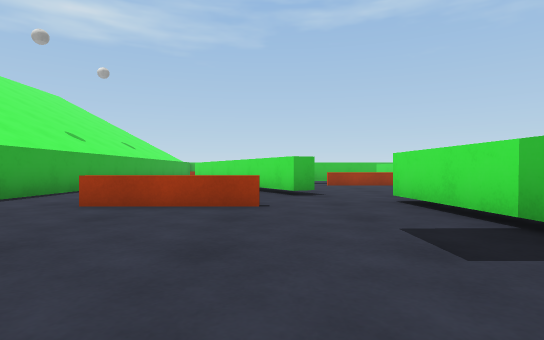
View 1 (above)

24 first-person views from a walk through a Unity game level. The camera is 0.51 m above the floor, looks level and sees 80° across. The floor is counted in squares, 1 m on a side. Each view is taken from the middle of a square. On the plan, view 1 faces up. The plan holds only what a view shows up to about 9 squares ahead; the rest is blank. The place goes on beyond the plan. The player character is not drawn. Surface patterns are stand-ins for the level's own textures.

View 2
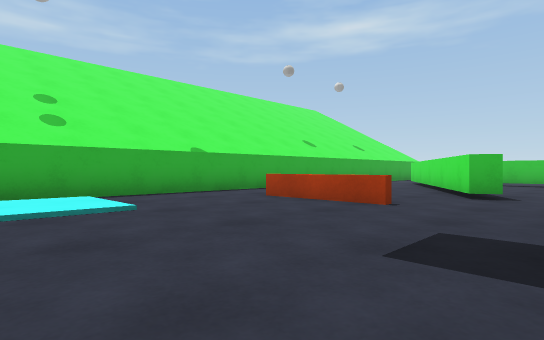

View 3
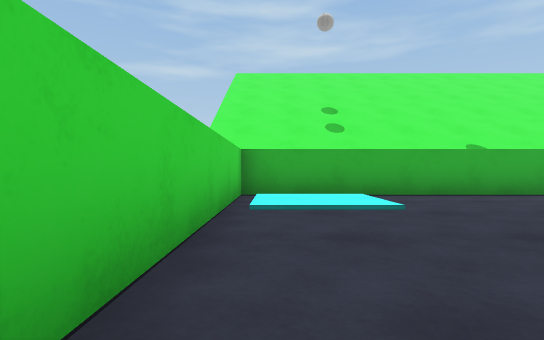

View 4
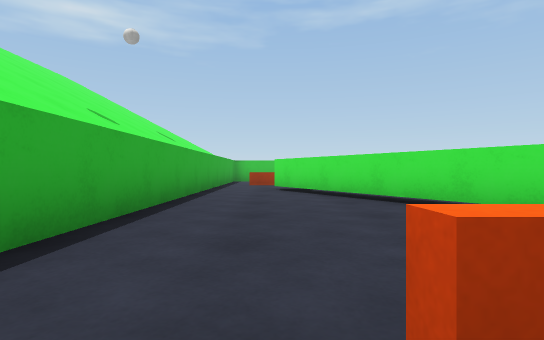

View 5
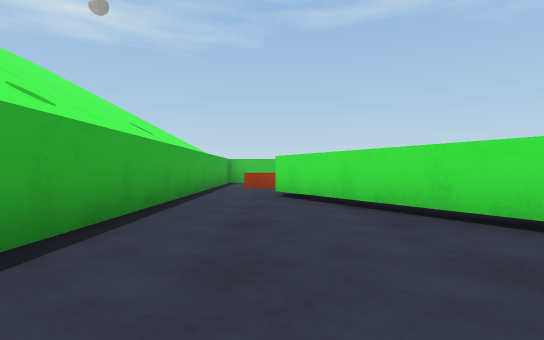

View 6
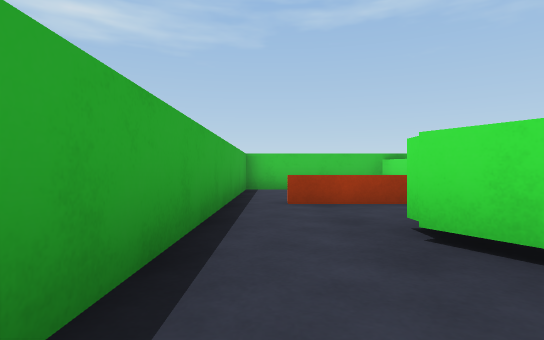

View 7
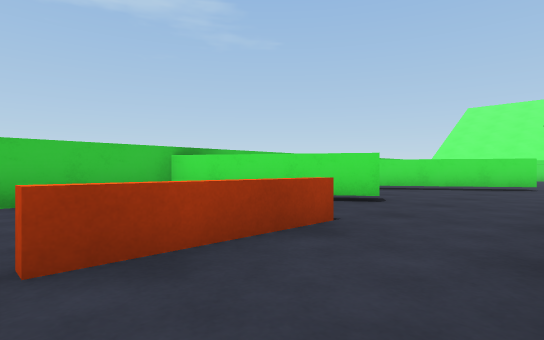

View 8
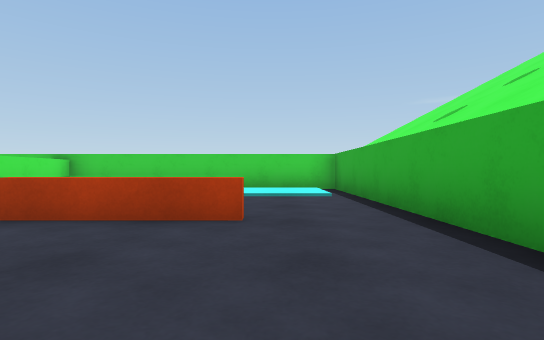

View 9
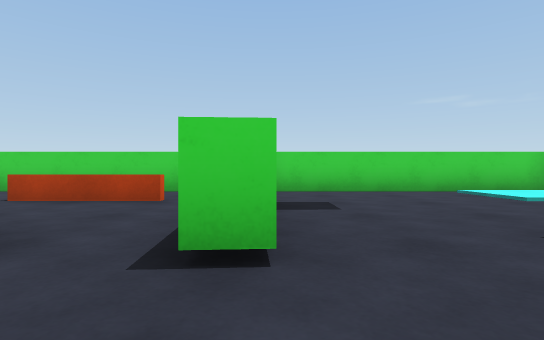

View 10
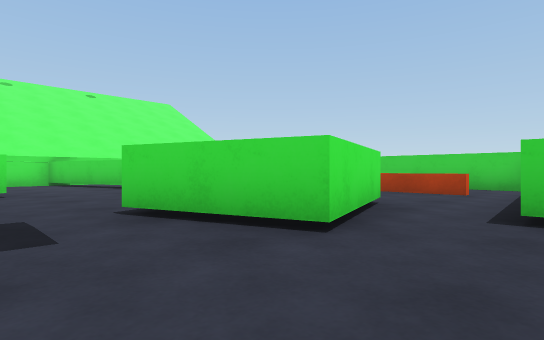

View 11
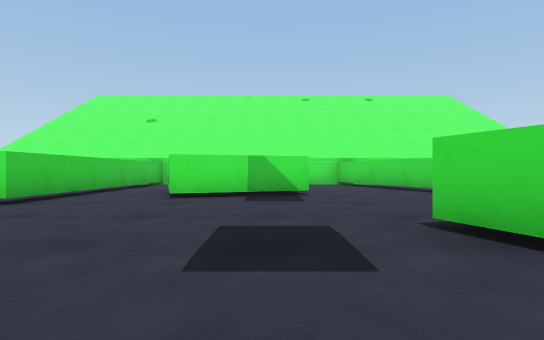

View 12
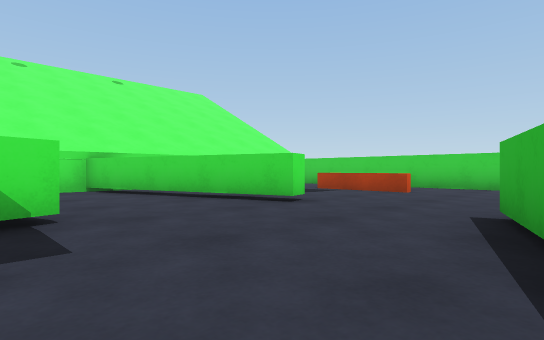

View 13
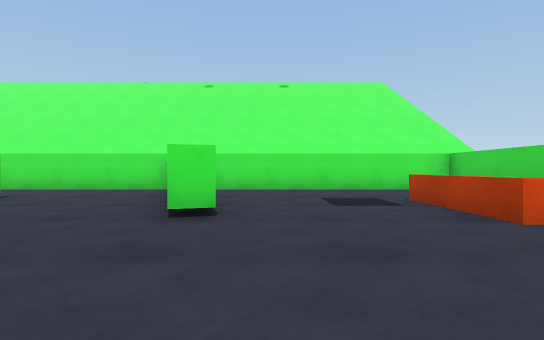

View 14
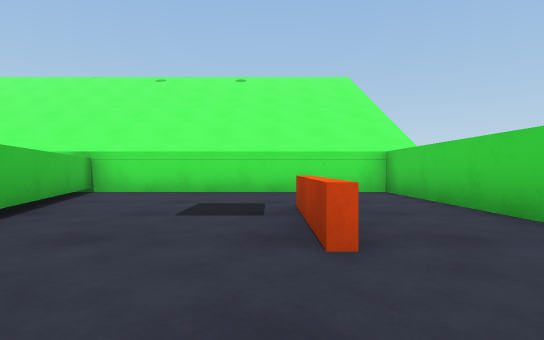

View 15
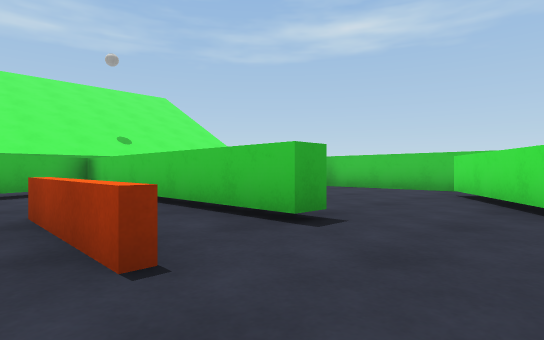

View 16
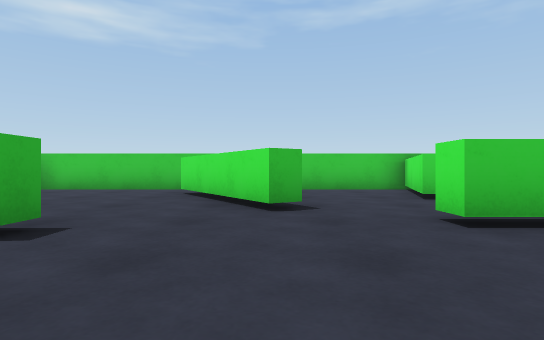

View 17
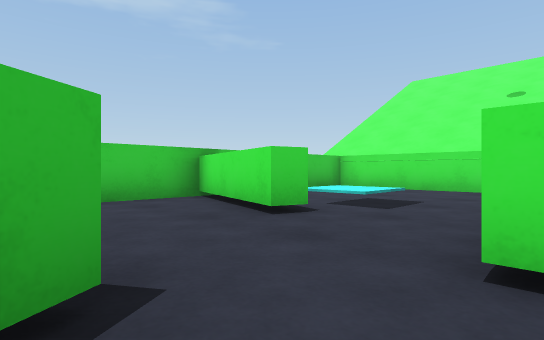

View 18
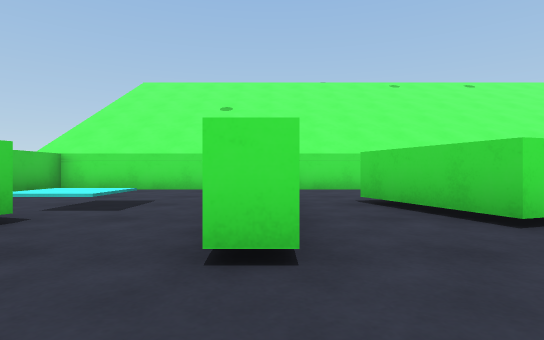

View 19
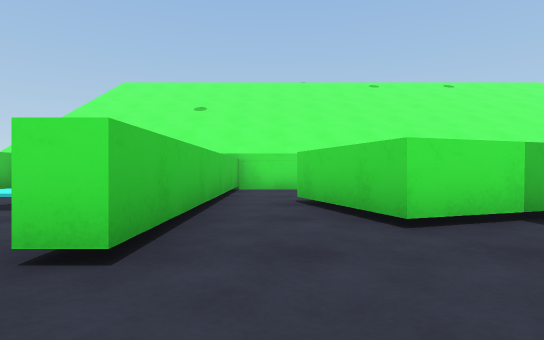

View 20
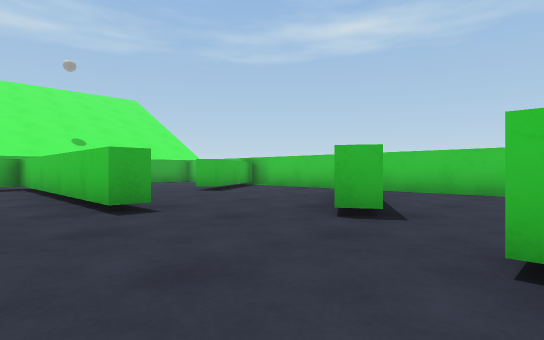

View 21
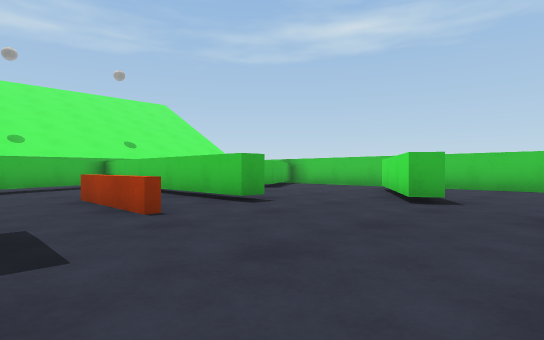

View 22
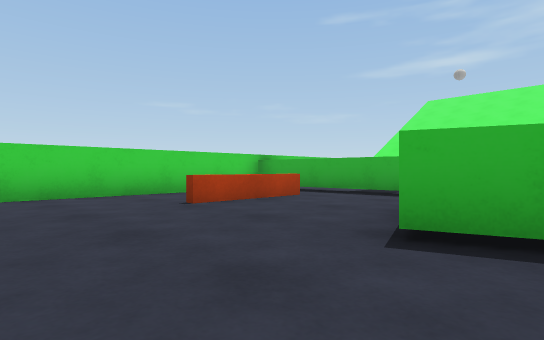

View 23
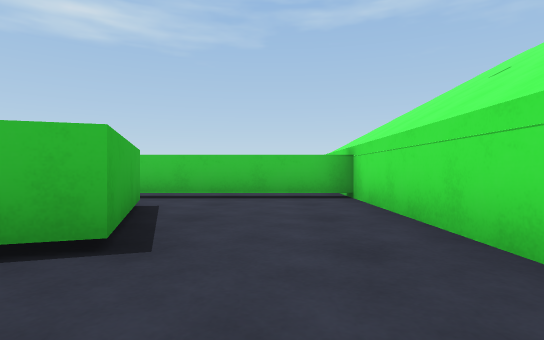

View 24
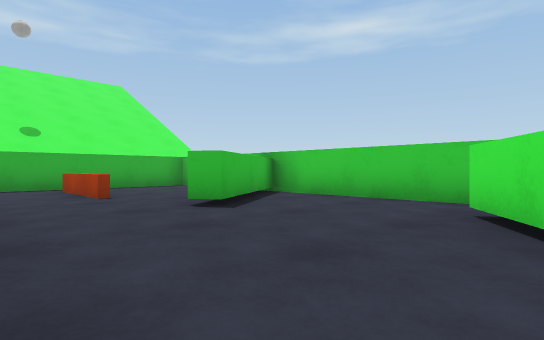

### Floor plan
Key: @ floor where view 1 was taken; # wall or solid block; . main floor; : floor 0.05 m higher than the main floor; = window, fence, low wall or low ledge; T thing the floor can be seen under or through.
Columns run from 5 left of view 1 to 15 right of it. Each row starts with its distance up from view 1.
 19     ############  ###
 18 ######.........# .::#
 17 #....#...#....##..::#
 16 # ...##..##...#.....#
 15 #====.....##........#
 14 #...................#
 13 #..######....##TTTT##
 12 #..#................#
 11 #..#...===....###...#
 10 #..#T.........###...#
  9 #...T..........##...#
  8 #...TT..............#
  7 #....T...###........#
  6 #........###.....####
  5 #..===.#.###...###..#
  4 #......#............#
  3 #......#............#
  2 #......#......=.....#
  1 #......##===..===...#
  0 #....@..#...........#
 -1 #####################

Where each view was taken, in squares from view 1:
view 1: 0 up, 0 right, facing up
view 2: 0 up, 2 right, facing up-left
view 3: 0 up, 2 right, facing left
view 4: 4 up, 3 left, facing up
view 5: 6 up, 3 left, facing up
view 6: 10 up, 4 left, facing up
view 7: 13 up, 4 left, facing up-right
view 8: 8 up, 3 left, facing down
view 9: 7 up, 2 right, facing down
view 10: 9 up, 2 right, facing down-right
view 11: 9 up, 3 right, facing right
view 12: 9 up, 6 right, facing down-right
view 13: 4 up, 6 right, facing right
view 14: 2 up, 7 right, facing right
view 15: 10 up, 6 right, facing up-left
view 16: 10 up, 6 right, facing up
view 17: 13 up, 6 right, facing up-right
view 18: 13 up, 6 right, facing right
view 19: 12 up, 6 right, facing right
view 20: 11 up, 8 right, facing up-left
view 21: 9 up, 8 right, facing up-left
view 22: 6 up, 9 right, facing down-left
view 23: 7 up, 13 right, facing up
view 24: 13 up, 5 right, facing up-left
